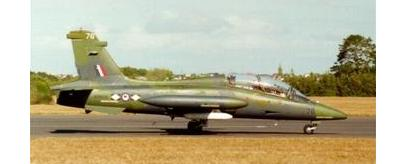
#> input picture Bag-of-Visual-Words/101_ObjectCategories/airplanes/train/image_0001.jpg, 398 x 164 px
$ python Trainer.py
#> lines starting #> are read from the running program, lines starting #| are printed output that depends on the picture
### Bag-of-Visual-Words/Methods.py
import numpy as np
import cv2

extractor = cv2.xfeatures2d.SIFT_create()
ClusterNumber = 150


def features(image, extractor):
    keypoints, descriptors = extractor.detectAndCompute(image, None)
    return keypoints, descriptors


def get_histogram(centers, image):
    histogram = [0] * ClusterNumber
    im = cv2.cvtColor(image, cv2.COLOR_BGR2GRAY)
    keypoint, descriptor = features(im, extractor)
    for des in descriptor:
        min = float('inf')
        wherei = 0
        i = 0
        for cen in centers:
            temp = distance(des, cen)
            if temp < min:
                min = temp
                wherei = i
            i += 1
        histogram[wherei] += 1
    return histogram


def distance(a, b):
    sum = 0
    for i in range(len(a)):
        sum += (a[i] - b[i]) * (a[i] - b[i])
    return sum


# [10 lines left out: function findTopNearest, not called in this run]

### Bag-of-Visual-Words/Trainer.py
# pip install opencv-python==3.3.0.10 opencv-contrib-python==3.3.0.10 pip install -U scikit-learn
import glob
import cv2
from sklearn.cluster import KMeans
import pickle
import Methods as m


extractor = m.extractor
ClusterNumber = m.ClusterNumber


print("~ getting descriptor..")
descriptor_list = []
images = []
labels = []
for filename1 in glob.glob('101_ObjectCategories/*'):
    for filename in glob.glob(filename1 + '/train/*.jpg'):
        im = cv2.imread(filename)
#> im is the input picture: shape (164, 398, 3); mean B, G, R 149.1, 176.7, 183.4
        labels.append(filename1[21:])
        images.append(im)
        image = cv2.cvtColor(im, cv2.COLOR_BGR2GRAY)
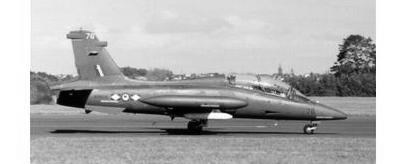
#> image: shape (164, 398); min 0, max 255, mean 175.6
        keypoint, descriptor = m.features(image, extractor)
#> in features, `keypoints, descriptors = extractor.detectAndCompute(image, None)`: keypoints = 348 keypoints; strongest (x, y, size): (212, 115, 5.2), (227, 116, 4.6), (309, 129, 2.4), (223, 109, 5.9)
#> keypoint has the same summary as keypoints in features
        for i in descriptor:
            descriptor_list.append(i)
#> after the loop, descriptor_list = 348 items
print("~ Kmeans Clustering..")
print("~~ descriptor size :", len(descriptor_list))
#| ~~ descriptor size : 348
kmeans = KMeans(n_clusters=ClusterNumber)
kmeans.fit(descriptor_list)
print("~~ cluster center size :", len(kmeans.cluster_centers_))
print("~ getting histograms..")
histograms = []
for im in images:
    histograms.append(m.get_histogram(kmeans.cluster_centers_, im))
#> this loop made 1 pass
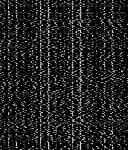
#> kmeans.cluster_centers_: shape (150, 128) float64; min -3.55e-15, max 187.9, mean 25.9; drawn with min black and max white

with open("histograms.txt", "wb") as fp:
    pickle.dump(histograms, fp)

with open("labels.txt", "wb") as fp:
    pickle.dump(labels, fp)

with open("centers.txt", "wb") as fp:
    pickle.dump(kmeans.cluster_centers_, fp)

print("~ saved.")
